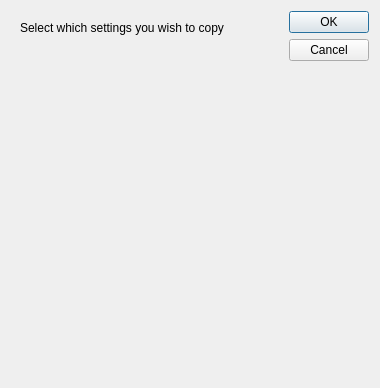
<?xml version="1.0" encoding="UTF-8"?>
<ui version="4.0">
 <class>Dialog</class>
 <widget class="QDialog" name="Dialog">
  <property name="geometry">
   <rect>
    <x>0</x>
    <y>0</y>
    <width>380</width>
    <height>388</height>
   </rect>
  </property>
  <property name="windowTitle">
   <string>Dialog</string>
  </property>
  <layout class="QHBoxLayout" name="horizontalLayout">
   <item>
    <widget class="QWidget" name="MainWidget" native="true">
     <layout class="QVBoxLayout" name="verticalLayout" stretch="1,20">
      <item>
       <widget class="QLabel" name="label">
        <property name="text">
         <string>Select which settings you wish to copy</string>
        </property>
       </widget>
      </item>
      <item>
       <widget class="QWidget" name="widget" native="true"/>
      </item>
     </layout>
    </widget>
   </item>
   <item>
    <widget class="QDialogButtonBox" name="buttonBox">
     <property name="orientation">
      <enum>Qt::Vertical</enum>
     </property>
     <property name="standardButtons">
      <set>QDialogButtonBox::Cancel|QDialogButtonBox::Ok</set>
     </property>
    </widget>
   </item>
  </layout>
 </widget>
 <resources/>
 <connections>
  <connection>
   <sender>buttonBox</sender>
   <signal>accepted()</signal>
   <receiver>Dialog</receiver>
   <slot>accept()</slot>
   <hints>
    <hint type="sourcelabel">
     <x>248</x>
     <y>254</y>
    </hint>
    <hint type="destinationlabel">
     <x>157</x>
     <y>274</y>
    </hint>
   </hints>
  </connection>
  <connection>
   <sender>buttonBox</sender>
   <signal>rejected()</signal>
   <receiver>Dialog</receiver>
   <slot>reject()</slot>
   <hints>
    <hint type="sourcelabel">
     <x>316</x>
     <y>260</y>
    </hint>
    <hint type="destinationlabel">
     <x>286</x>
     <y>274</y>
    </hint>
   </hints>
  </connection>
 </connections>
</ui>
